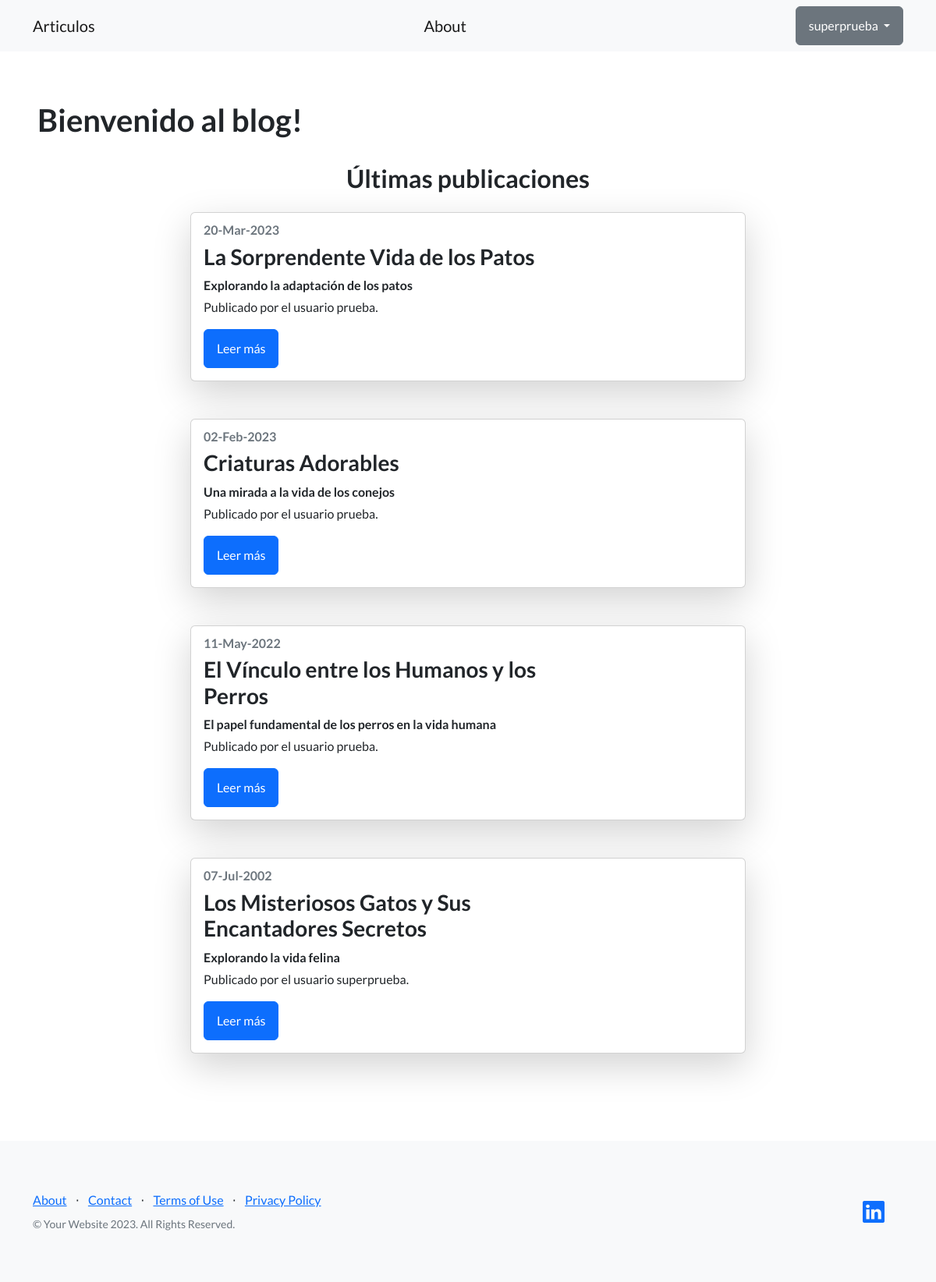
Screenshot of / (signed in) with the database file from the repository.
### blog_mascotas/models.py (models this page shows, shortened)
class Articulo(models.Model):
    autor = models.ForeignKey(User, on_delete=models.SET_NULL, null=True)
    titulo = models.CharField(max_length=256)
    subtitulo = models.CharField(max_length=256)
    cuerpo = models.CharField(max_length=5656) #RichTextField
    fecha = models.DateField()

### blog_mascotas/views.py (the view)
# urls.py: path("", ArticuloListView.as_view(), name="pages"), #CAMBIAR PARA QUE LLEVE A LISTA_ARTICULOS
class ArticuloListView(ListView): #Vista
   model = Articulo
   template_name = 'control_estudios/lista_articulos.html'

### blog_mascotas/templates/control_estudios/lista_articulos.html (shortened to what this page needs)
{% extends "base.html" %}
{% block contenido %}
<h1>Bienvenido al blog!</h1>
<section class="section-padding">
    <div class="container">
        <div class="row">
            <div class="col-12 text-center">
                <h2 class="mb-4">Últimas publicaciones</h2>
            </div>
            <div class="col-lg-8 col-md-10 col-12 mx-auto">
                {% for articulo in object_list %}
                    <div class="card mb-5 shadow-lg">
                        <div class="row g-0">
                            <div class="col-md-8">
                                <div class="card-body d-flex flex-column justify-content-between h-100">
                                    <div>
                                        <h6 class="card-subtitle mb-2 text-muted">{{ articulo.fecha|date:'d-M-Y' }}</h6>
                                        <h3 class="card-title mb-2">{{ articulo.titulo }}</h3>
                                        <p class="mb-1"><strong>{{ articulo.subtitulo }}</strong></p>
                                        <p class="mb-0">Publicado por el usuario {{ articulo.autor }}.</p>
                                    </div>
                                    <div class="mt-3">
                                        <a href="{% url 'detalle_articulo' articulo.id %}" class="btn btn-primary">Leer más</a>
                                    </div>
                                </div>
                            </div>
                        </div>
                    </div>
                {% endfor %}
            </div>
        </div>
    </div>
</section>
{% endblock contenido %}

### plantillas/base.html (shortened to what this page needs)
<!DOCTYPE html>
<html lang="en">
    <head>
        {% load static %}
        <link href="https://cdn.jsdelivr.net/npm/bootstrap-icons@1.5.0/font/bootstrap-icons.css" rel="stylesheet" type="text/css" />
        <link href="{% static 'css/styles.css' %}" rel="stylesheet" />
    </head>
    <body>
        <nav class="navbar navbar-light bg-light static-top">
            <div class="container">
                <a class="navbar-brand" href="{% url 'pages' %}">Articulos</a>
                <a class="navbar-brand" href="{% url 'about' %}">About</a>
                {% if user.is_authenticated %}
                <div class="dropdown">
                    <button class="btn btn-secondary dropdown-toggle" type="button" id="dropdownMenuButton1" data-bs-toggle="dropdown" aria-expanded="false">
                        <div style="display: inline-flex;">
                            <span>{{ user.username }}</span>
                        </div>
                    </button>
                </div>
                {% else %}
                <a class="btn btn-primary" href="{% url 'login' %}">Inicio sesión</a>
                <a class="btn btn-primary" href="{% url 'registro' %}">Registro</a>
                {% endif %}
            </div>
        </nav>
        <section style="padding:4rem 3rem;">
            {% block contenido %}
            {% endblock contenido %}
        </section>
        <footer class="footer bg-light">
            <div class="container">
                <div class="row">
                    <div class="col-lg-6 h-100 text-center text-lg-start my-auto">
                        <ul class="list-inline mb-2">
                            <li class="list-inline-item"><a href="{% url 'about' %}">About</a></li>
                            <li class="list-inline-item">⋅</li>
                            <li class="list-inline-item"><a href="#!">Contact</a></li>
                            <li class="list-inline-item">⋅</li>
                            <li class="list-inline-item"><a href="#!">Terms of Use</a></li>
                            <li class="list-inline-item">⋅</li>
                            <li class="list-inline-item"><a href="#!">Privacy Policy</a></li>
                        </ul>
                        <p class="text-muted small mb-4 mb-lg-0">&copy; Your Website 2023. All Rights Reserved.</p>
                    </div>
                    <div class="col-lg-6 h-100 text-center text-lg-end my-auto">
                        <ul class="list-inline mb-0">
                            <li class="list-inline-item me-4">
                                <a href=https://www.linkedin.com/in/santiago-frydman-602a54199><i class="bi-linkedin fs-3"></i></a>
                            </li>
                        </ul>
                    </div>
                </div>
            </div>
        </footer>
    </body>
</html>

### rows the page displays
Articulo: fecha "20-Mar-2023", titulo "La Sorprendente Vida de los Patos", subtitulo "Explorando la adaptación de los patos", autor "prueba"
Articulo: fecha "02-Feb-2023", titulo "Criaturas Adorables", subtitulo "Una mirada a la vida de los conejos", autor "prueba"
Articulo: fecha "11-May-2022", titulo "El Vínculo entre los Humanos y los Perros", subtitulo "El papel fundamental de los perros en la vida humana", autor "prueba"
Articulo: fecha "07-Jul-2002", titulo "Los Misteriosos Gatos y Sus Encantadores Secretos", subtitulo "Explorando la vida felina", autor "superprueba"

### other values shown
{{ user.username }} "superprueba"
